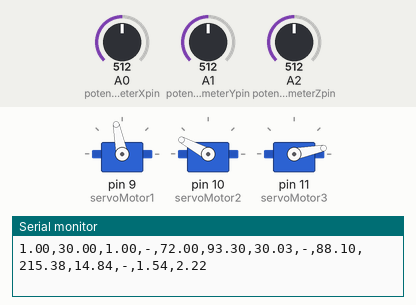
This sketch was run on a simulated Arduino Uno, built with avr-gcc and run on an emulated ATmega328P. Shown: 3 × servo, the last lines printed to the serial monitor. The inputs (shaded band) are chosen by the test bench; at power-on: A0 (potentiometerXpin) = 512, A1 (potentiometerYpin) = 512, A2 (potentiometerZpin) = 512.

Above: at 1.2 s.
1.3 s: A0 (potentiometerXpin) set to 716
At 2.6 s:
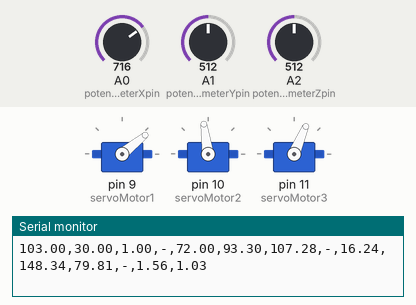
4.3 s: A1 (potentiometerYpin) set to 716
At 6.4 s:
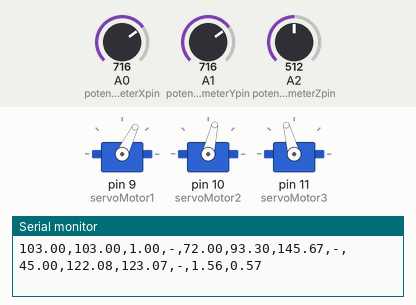
7.3 s: A0 (potentiometerXpin) set to 511
At 9.0 s:
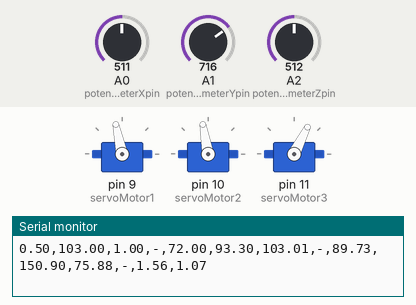
10.3 s: A2 (potentiometerZpin) set to 716
At 11.2 s:
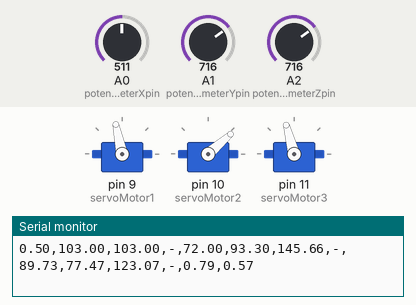
13.3 s: A1 (potentiometerYpin) set to 511
At 14.4 s:
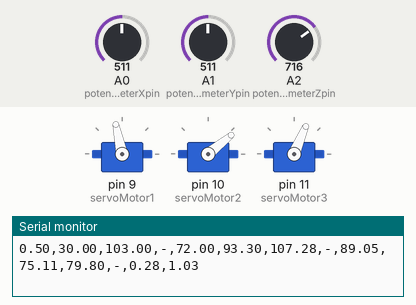
14.9 s: A2 (potentiometerZpin) set to 511
At 14.91 s:
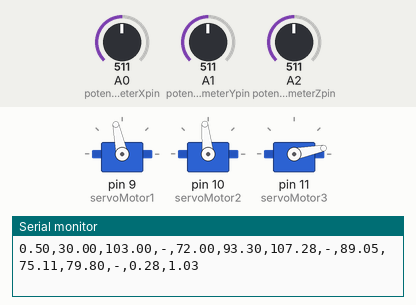
Timing chart, 0 to 17.9 s (numbered marks = the images above; inputs shaded):
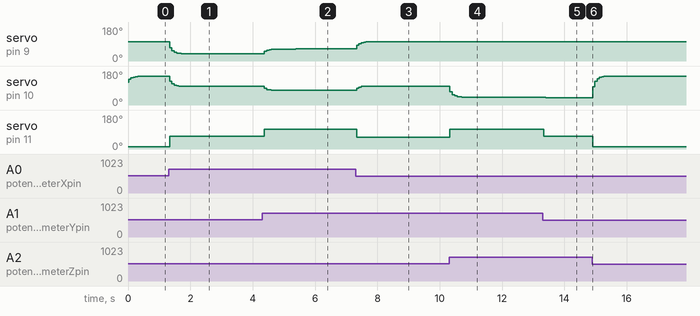

The sketch:

BasicRoboticArm.ino
```cpp
// LIBRARIES
#include <math.h>
#include <Servo.h>

// OBJECTS
Servo servoMotor1;
Servo servoMotor2;
Servo servoMotor3;

// VARIABLES

// pin potentiometers are attached
double potentiometerXpin = A0;
double potentiometerYpin = A1;
double potentiometerZpin = A2;

// potentiometers signals values
double potentiometerXsignal = 0;
double potentiometerYsignal = 0;
double potentiometerZsignal = 0;

double currentPotentiometerYsignal = 0;

String messageToComputer;

boolean positionPossible = true;

// P point to reach coordonates
double pX = 0;
double pY = 0;
double pZ = 0;

// Robot articulations angles
double a1;
double a2;
double a3;

double currentA1 = 90;
double currentA2 = 135;
double currentA3 = 109;

// Robot articulations length
double d1 = 72;
double d2 = 93.3;

// variables to make computations
double dx = 0;
double pW = 0;
double aW1 = 0;
double aW2 = 0;

void setup() {
  Serial.begin(9600);

  pinMode(potentiometerXpin, INPUT);
  pinMode(potentiometerYpin, INPUT);
  pinMode(potentiometerZpin, INPUT);

  // motors
  servoMotor1.attach(9);
  servoMotor2.attach(10);
  servoMotor3.attach(11);
}

void loop() {

  // STEP 1 : read the P point coordonates from potentiometers

  pX = analogRead(potentiometerXpin) * 0.5 - 255; // Get a value from -255 to 255
  pY = analogRead(potentiometerYpin) * 0.5 - 255;
  pZ = analogRead(potentiometerZpin) * 0.5 - 255;

  if(pY < 30){
    pY = 30;
  }

  // STEP 2 : compute articulations angles

  //-- a1 --
  a1 = atan2(pY, pX);


  //-- a2 --
  pW = sqrt(sq(pX) + sq(pY));
  dx = sqrt(sq(pZ) + sq(pW));

  positionPossible = true;
  if(dx > d1 + d2){ // impossible situation beacause d1, d2 and dx have to make a triangle
    positionPossible = false;
  }

  aW1 = atan2(pW, pZ);

  if(pW < 0){
    aW1 *= -1;
  }

  if(positionPossible){
    aW2 = acos((sq(d1) + sq(dx) - sq(d2)) / (2 * d1 * dx));
  }

  a2 = aW1 + aW2;

  //-- a3 --
  if(positionPossible){
    a3 = acos((sq(d2) + sq(d1) - sq(dx)) / (2 * d2 * d1));
  }


  // STEP 3 : Convert angles to PWM signals
  if(positionPossible){

    //-- Servomotor 1 --
    a1 = a1 * 57.3; // radian to degree
    if(a1 < 0 && a1 > -90){
      a1 = 0;
    }
    if(a1 < -90){
      a1 = 180;
    }
    currentA1 = currentA1 * 0.5 + 0.5 * a1; // filter
    potentiometerXsignal = map(currentA1, 0, 180, 800, 2400);
    servoMotor1.writeMicroseconds(potentiometerXsignal);

    //-- Servomotor 2 --
    a2 = a2 * 57.3; // radian to degree
    currentA2 = currentA2 * 0.5 + 0.5 * a2; // filter
    potentiometerYsignal = map(currentA2, 45, 225, 700, 2200); // for 45° signal = 700; for 225° signal = 2200
    servoMotor2.writeMicroseconds(potentiometerYsignal);

    //-- Servomotor 3 --
    a3 = a3 * 57.3; // radian to degree
    currentA3 = currentA3 * 0.5 + 0.5 * a3; // filter
    potentiometerZsignal = map(a3, 19, 199, 700, 2300);
    servoMotor3.writeMicroseconds(potentiometerZsignal);
  }

  // send datas to computer
  messageToComputer =
    String(pX) + ',' +
    String(pY) + ',' +
    String(pZ) + ',' +
    String("-") + ',' +
    String(d1) + ',' +
    String(d2) + ',' +
    String(dx) + ',' +
    String("-") + ',' +
    String(a1) + ',' +
    String(a2) + ',' +
    String(a3) + ',' +
    String("-") + ',' +
    String(aW1) + ',' +
    String(aW2);

  Serial.println(messageToComputer);

  delay(10);
}
```

Measured:
- after the input at 1.3 s, servo on pin 9 (servoMotor1): moves from 101° to 39° over 0.38 s, starting at once; servo on pin 10 (servoMotor2): moves from 152° to 98° over 0.46 s, starting at once; servo on pin 11 (servoMotor3): 11° → 67° at once
- after the input at 4.3 s, servo on pin 9 (servoMotor1): moves from 39° to 64° over 1.0 s, starting after 0.07 s; servo on pin 10 (servoMotor2): moves from 98° to 77° over 0.31 s, starting after 0.07 s; servo on pin 11 (servoMotor3): 67° → 105° after 0.07 s
- after the input at 7.3 s, servo on pin 9 (servoMotor1): moves from 64° to 102° over 0.37 s, starting at once; servo on pin 10 (servoMotor2): moves from 77° to 100° over 0.30 s, starting at once; servo on pin 11 (servoMotor3): 105° → 63° at once
- after the input at 10.3 s, servo on pin 10 (servoMotor2): moves from 100° to 41° over 0.54 s, starting at once; servo on pin 11 (servoMotor3): 63° → 105° at once
- after the input at 13.3 s, servo on pin 10 (servoMotor2): 41° → 40° at once, → 39° 0.07 s later; servo on pin 11 (servoMotor3): 105° → 67° at once
- after the input at 14.9 s, servo on pin 10 (servoMotor2): moves from 39° to 153° over 0.58 s, starting at once; servo on pin 11 (servoMotor3): 67° → 11° at once
